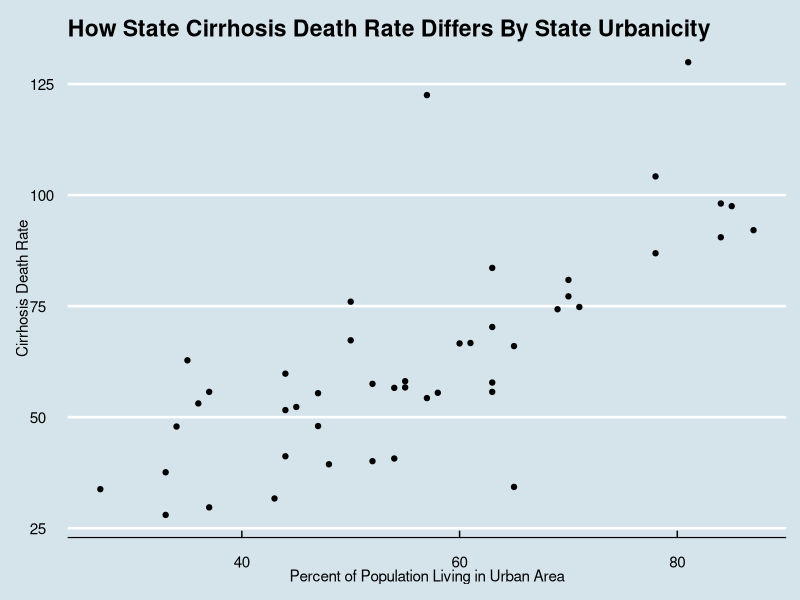
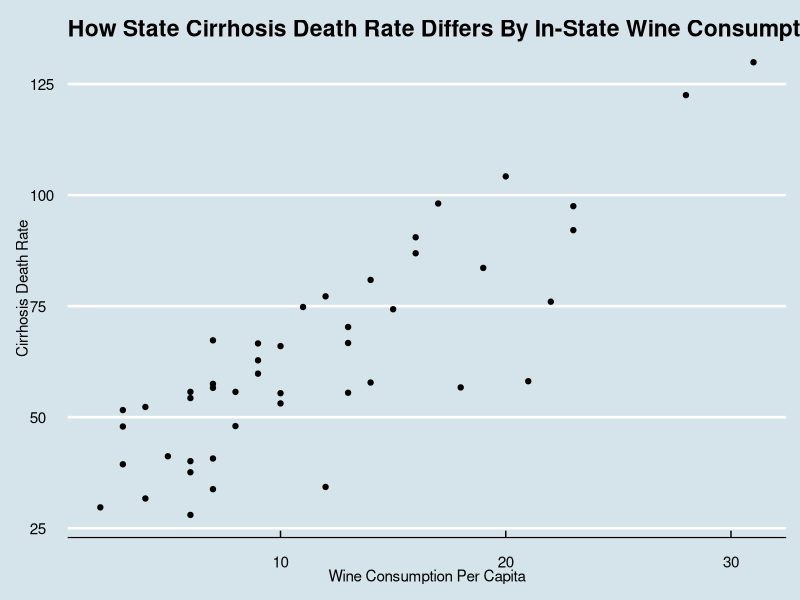

Generate these figures, in order, with R:
library(tidyverse)
library(ggplot2)
library(ggthemes)
library(purrr)

# making a basic function 

fahr_to_cels <- function(temp_f){
    temp_c <- (temp_f - 32) * 5 / 9
    return(temp_c)
}

cels_to_kelv <- function(temp_c){
    temp_k <- temp_c + 273.15
    return(temp_k)
}

# testing code

fahr_to_cels(temp_f = 32)

fahr_to_cels(temp_f = 212)

fahr_to_cels(temp_f = 55)

fahr_to_cels(212)

# making a little more complex function

fahr_to_kelvin <- function(temp_f){
    temp_c <- fahr_to_cels(temp_f)
    temp_k <- cels_to_kelv(temp_c)
    return(temp_k)
}

# testing code

fahr_to_kelvin(32)

# making function for repeated graphing

## read in data

alcohol <- read_table2("custom_function_data/wine_data.txt") # this is a new data file we haven't discussed

## making the function

make_scatter <- function(df, xvar, x_title, header){
    graph <- ggplot(data = df) +
        geom_point(aes_string(x = xvar,
                              y = "cirrhosis_death")) +
        labs(x = x_title,
             y = "Cirrhosis Death Rate",
             title = header) +
        theme_economist()
    return(graph)
}

## testing graph function

make_scatter(alcohol,
             "urban_pop",
             "Percent of Population Living in Urban Area",
             "How State Cirrhosis Death Rate Differs By State Urbanicity")

make_scatter(alcohol,
             "wine_consumption",
             "Wine Consumption Per Capita",
             "How State Cirrhosis Death Rate Differs By In-State Wine Consumption")

# Example of mapping function (load in purrr)

temp_CA_f <- 68
temp_MI_f <- 33
temp_GA_f <- 50
temp_MN_f <- 24

temp_CA_c <- fahr_to_cels(temp_CA_f)
temp_MI_c <- fahr_to_cels(temp_MI_f)
temp_GA_c <- fahr_to_cels(temp_GA_f)
temp_MN_c <- fahr_to_cels(temp_MN_f)

## Step 1 make list

temps_f <- c(temp_CA_f, temp_MI_f, temp_GA_f, temp_MN_f)

## Step 2 use map

temp_c_list <- map(temps_f, function(x) fahr_to_cels(temp_f = x))

### Step 3 make sure it worked

temp_c_list[[1]] # writing the list followed by the position of the object within two brackets allows R to print it

temp_CA_c

temp_c_list[[3]]

temp_GA_c

# functions with conditional code

is_pos_or_neg <- function(num){
    if(num < 0){
        return("Negative")
    }
    if(num >= 0){
        return("Positive")
    }
}

## testing the function out

is_pos_or_neg(5)
is_pos_or_neg(-2)
is_pos_or_neg(0)